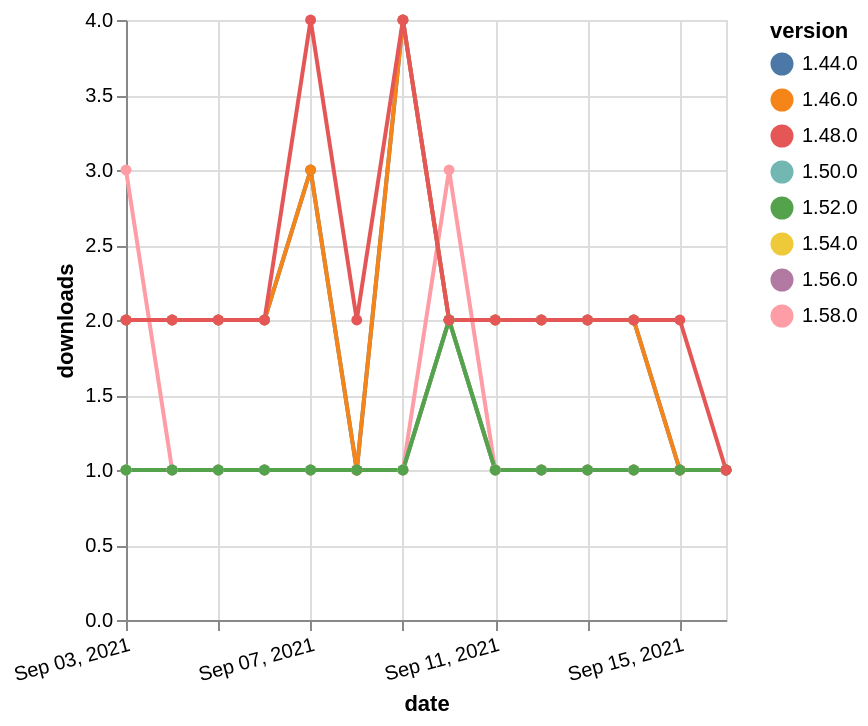

Write a Vega-Lite specification for this figure.
### Vega-Lite specification from a JSON file in a GitHub repository (floating-point values rounded to 4 significant figures)
{"$schema": "https://vega.github.io/schema/vega-lite/v5.json", "description": "A simple bar chart with embedded data.", "data": {"values": [{"date": "2021-09-03", "total": 163, "delta": 1, "version": "1.56.0"}, {"date": "2021-09-04", "total": 164, "delta": 1, "version": "1.56.0"}, {"date": "2021-09-05", "total": 165, "delta": 1, "version": "1.56.0"}, {"date": "2021-09-06", "total": 166, "delta": 1, "version": "1.56.0"}, {"date": "2021-09-07", "total": 167, "delta": 1, "version": "1.56.0"}, {"date": "2021-09-08", "total": 168, "delta": 1, "version": "1.56.0"}, {"date": "2021-09-09", "total": 169, "delta": 1, "version": "1.56.0"}, {"date": "2021-09-10", "total": 171, "delta": 2, "version": "1.56.0"}, {"date": "2021-09-11", "total": 172, "delta": 1, "version": "1.56.0"}, {"date": "2021-09-12", "total": 173, "delta": 1, "version": "1.56.0"}, {"date": "2021-09-13", "total": 174, "delta": 1, "version": "1.56.0"}, {"date": "2021-09-14", "total": 175, "delta": 1, "version": "1.56.0"}, {"date": "2021-09-15", "total": 176, "delta": 1, "version": "1.56.0"}, {"date": "2021-09-16", "total": 177, "delta": 1, "version": "1.56.0"}, {"date": "2021-09-03", "total": 189, "delta": 1, "version": "1.54.0"}, {"date": "2021-09-04", "total": 190, "delta": 1, "version": "1.54.0"}, {"date": "2021-09-05", "total": 191, "delta": 1, "version": "1.54.0"}, {"date": "2021-09-06", "total": 192, "delta": 1, "version": "1.54.0"}, {"date": "2021-09-07", "total": 193, "delta": 1, "version": "1.54.0"}, {"date": "2021-09-08", "total": 194, "delta": 1, "version": "1.54.0"}, {"date": "2021-09-09", "total": 195, "delta": 1, "version": "1.54.0"}, {"date": "2021-09-10", "total": 197, "delta": 2, "version": "1.54.0"}, {"date": "2021-09-11", "total": 198, "delta": 1, "version": "1.54.0"}, {"date": "2021-09-12", "total": 199, "delta": 1, "version": "1.54.0"}, {"date": "2021-09-13", "total": 200, "delta": 1, "version": "1.54.0"}, {"date": "2021-09-14", "total": 201, "delta": 1, "version": "1.54.0"}, {"date": "2021-09-15", "total": 202, "delta": 1, "version": "1.54.0"}, {"date": "2021-09-16", "total": 203, "delta": 1, "version": "1.54.0"}, {"date": "2021-09-03", "total": 195, "delta": 3, "version": "1.58.0"}, {"date": "2021-09-04", "total": 196, "delta": 1, "version": "1.58.0"}, {"date": "2021-09-05", "total": 197, "delta": 1, "version": "1.58.0"}, {"date": "2021-09-06", "total": 198, "delta": 1, "version": "1.58.0"}, {"date": "2021-09-07", "total": 199, "delta": 1, "version": "1.58.0"}, {"date": "2021-09-08", "total": 200, "delta": 1, "version": "1.58.0"}, {"date": "2021-09-09", "total": 201, "delta": 1, "version": "1.58.0"}, {"date": "2021-09-10", "total": 204, "delta": 3, "version": "1.58.0"}, {"date": "2021-09-11", "total": 205, "delta": 1, "version": "1.58.0"}, {"date": "2021-09-12", "total": 206, "delta": 1, "version": "1.58.0"}, {"date": "2021-09-13", "total": 207, "delta": 1, "version": "1.58.0"}, {"date": "2021-09-14", "total": 208, "delta": 1, "version": "1.58.0"}, {"date": "2021-09-15", "total": 209, "delta": 1, "version": "1.58.0"}, {"date": "2021-09-16", "total": 210, "delta": 1, "version": "1.58.0"}, {"date": "2021-09-03", "total": 251, "delta": 1, "version": "1.50.0"}, {"date": "2021-09-04", "total": 252, "delta": 1, "version": "1.50.0"}, {"date": "2021-09-05", "total": 253, "delta": 1, "version": "1.50.0"}, {"date": "2021-09-06", "total": 254, "delta": 1, "version": "1.50.0"}, {"date": "2021-09-07", "total": 255, "delta": 1, "version": "1.50.0"}, {"date": "2021-09-08", "total": 256, "delta": 1, "version": "1.50.0"}, {"date": "2021-09-09", "total": 257, "delta": 1, "version": "1.50.0"}, {"date": "2021-09-10", "total": 259, "delta": 2, "version": "1.50.0"}, {"date": "2021-09-11", "total": 260, "delta": 1, "version": "1.50.0"}, {"date": "2021-09-12", "total": 261, "delta": 1, "version": "1.50.0"}, {"date": "2021-09-13", "total": 262, "delta": 1, "version": "1.50.0"}, {"date": "2021-09-14", "total": 263, "delta": 1, "version": "1.50.0"}, {"date": "2021-09-15", "total": 264, "delta": 1, "version": "1.50.0"}, {"date": "2021-09-16", "total": 265, "delta": 1, "version": "1.50.0"}, {"date": "2021-09-03", "total": 2536, "delta": 2, "version": "1.44.0"}, {"date": "2021-09-04", "total": 2538, "delta": 2, "version": "1.44.0"}, {"date": "2021-09-05", "total": 2540, "delta": 2, "version": "1.44.0"}, {"date": "2021-09-06", "total": 2542, "delta": 2, "version": "1.44.0"}, {"date": "2021-09-07", "total": 2545, "delta": 3, "version": "1.44.0"}, {"date": "2021-09-08", "total": 2546, "delta": 1, "version": "1.44.0"}, {"date": "2021-09-09", "total": 2550, "delta": 4, "version": "1.44.0"}, {"date": "2021-09-10", "total": 2552, "delta": 2, "version": "1.44.0"}, {"date": "2021-09-11", "total": 2554, "delta": 2, "version": "1.44.0"}, {"date": "2021-09-12", "total": 2556, "delta": 2, "version": "1.44.0"}, {"date": "2021-09-13", "total": 2558, "delta": 2, "version": "1.44.0"}, {"date": "2021-09-14", "total": 2560, "delta": 2, "version": "1.44.0"}, {"date": "2021-09-15", "total": 2561, "delta": 1, "version": "1.44.0"}, {"date": "2021-09-16", "total": 2562, "delta": 1, "version": "1.44.0"}, {"date": "2021-09-03", "total": 2549, "delta": 2, "version": "1.46.0"}, {"date": "2021-09-04", "total": 2551, "delta": 2, "version": "1.46.0"}, {"date": "2021-09-05", "total": 2553, "delta": 2, "version": "1.46.0"}, {"date": "2021-09-06", "total": 2555, "delta": 2, "version": "1.46.0"}, {"date": "2021-09-07", "total": 2558, "delta": 3, "version": "1.46.0"}, {"date": "2021-09-08", "total": 2559, "delta": 1, "version": "1.46.0"}, {"date": "2021-09-09", "total": 2563, "delta": 4, "version": "1.46.0"}, {"date": "2021-09-10", "total": 2565, "delta": 2, "version": "1.46.0"}, {"date": "2021-09-11", "total": 2567, "delta": 2, "version": "1.46.0"}, {"date": "2021-09-12", "total": 2569, "delta": 2, "version": "1.46.0"}, {"date": "2021-09-13", "total": 2571, "delta": 2, "version": "1.46.0"}, {"date": "2021-09-14", "total": 2573, "delta": 2, "version": "1.46.0"}, {"date": "2021-09-15", "total": 2574, "delta": 1, "version": "1.46.0"}, {"date": "2021-09-16", "total": 2575, "delta": 1, "version": "1.46.0"}, {"date": "2021-09-03", "total": 196, "delta": 1, "version": "1.52.0"}, {"date": "2021-09-04", "total": 197, "delta": 1, "version": "1.52.0"}, {"date": "2021-09-05", "total": 198, "delta": 1, "version": "1.52.0"}, {"date": "2021-09-06", "total": 199, "delta": 1, "version": "1.52.0"}, {"date": "2021-09-07", "total": 200, "delta": 1, "version": "1.52.0"}, {"date": "2021-09-08", "total": 201, "delta": 1, "version": "1.52.0"}, {"date": "2021-09-09", "total": 202, "delta": 1, "version": "1.52.0"}, {"date": "2021-09-10", "total": 204, "delta": 2, "version": "1.52.0"}, {"date": "2021-09-11", "total": 205, "delta": 1, "version": "1.52.0"}, {"date": "2021-09-12", "total": 206, "delta": 1, "version": "1.52.0"}, {"date": "2021-09-13", "total": 207, "delta": 1, "version": "1.52.0"}, {"date": "2021-09-14", "total": 208, "delta": 1, "version": "1.52.0"}, {"date": "2021-09-15", "total": 209, "delta": 1, "version": "1.52.0"}, {"date": "2021-09-16", "total": 210, "delta": 1, "version": "1.52.0"}, {"date": "2021-09-03", "total": 2472, "delta": 2, "version": "1.48.0"}, {"date": "2021-09-04", "total": 2474, "delta": 2, "version": "1.48.0"}, {"date": "2021-09-05", "total": 2476, "delta": 2, "version": "1.48.0"}, {"date": "2021-09-06", "total": 2478, "delta": 2, "version": "1.48.0"}, {"date": "2021-09-07", "total": 2482, "delta": 4, "version": "1.48.0"}, {"date": "2021-09-08", "total": 2484, "delta": 2, "version": "1.48.0"}, {"date": "2021-09-09", "total": 2488, "delta": 4, "version": "1.48.0"}, {"date": "2021-09-10", "total": 2490, "delta": 2, "version": "1.48.0"}, {"date": "2021-09-11", "total": 2492, "delta": 2, "version": "1.48.0"}, {"date": "2021-09-12", "total": 2494, "delta": 2, "version": "1.48.0"}, {"date": "2021-09-13", "total": 2496, "delta": 2, "version": "1.48.0"}, {"date": "2021-09-14", "total": 2498, "delta": 2, "version": "1.48.0"}, {"date": "2021-09-15", "total": 2500, "delta": 2, "version": "1.48.0"}, {"date": "2021-09-16", "total": 2501, "delta": 1, "version": "1.48.0"}]}, "width": "container", "mark": {"type": "line", "point": {"filled": true}}, "encoding": {"x": {"field": "date", "type": "temporal", "timeUnit": "yearmonthdate", "title": "date", "axis": {"labelAngle": -15}}, "y": {"field": "delta", "type": "quantitative", "title": "downloads"}, "color": {"field": "version", "type": "nominal"}, "tooltip": {"field": "delta"}}}
